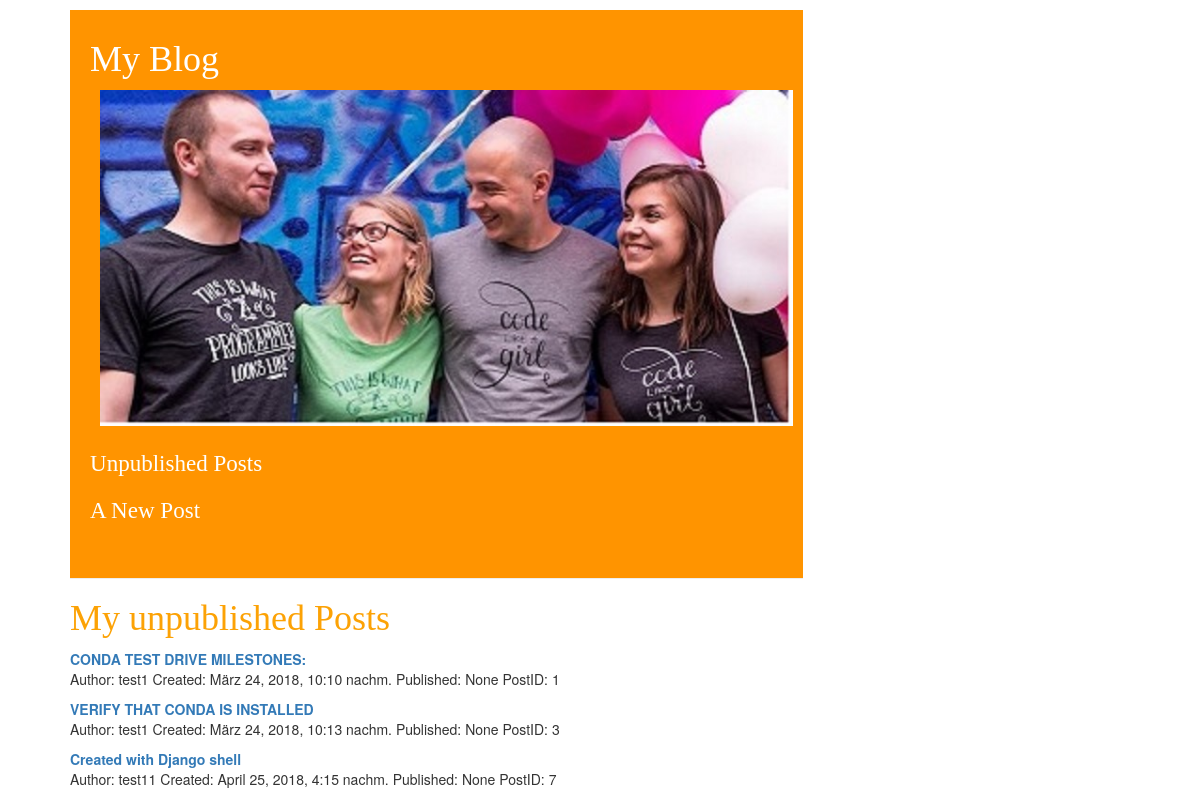
The app's page /drafts/, older data.
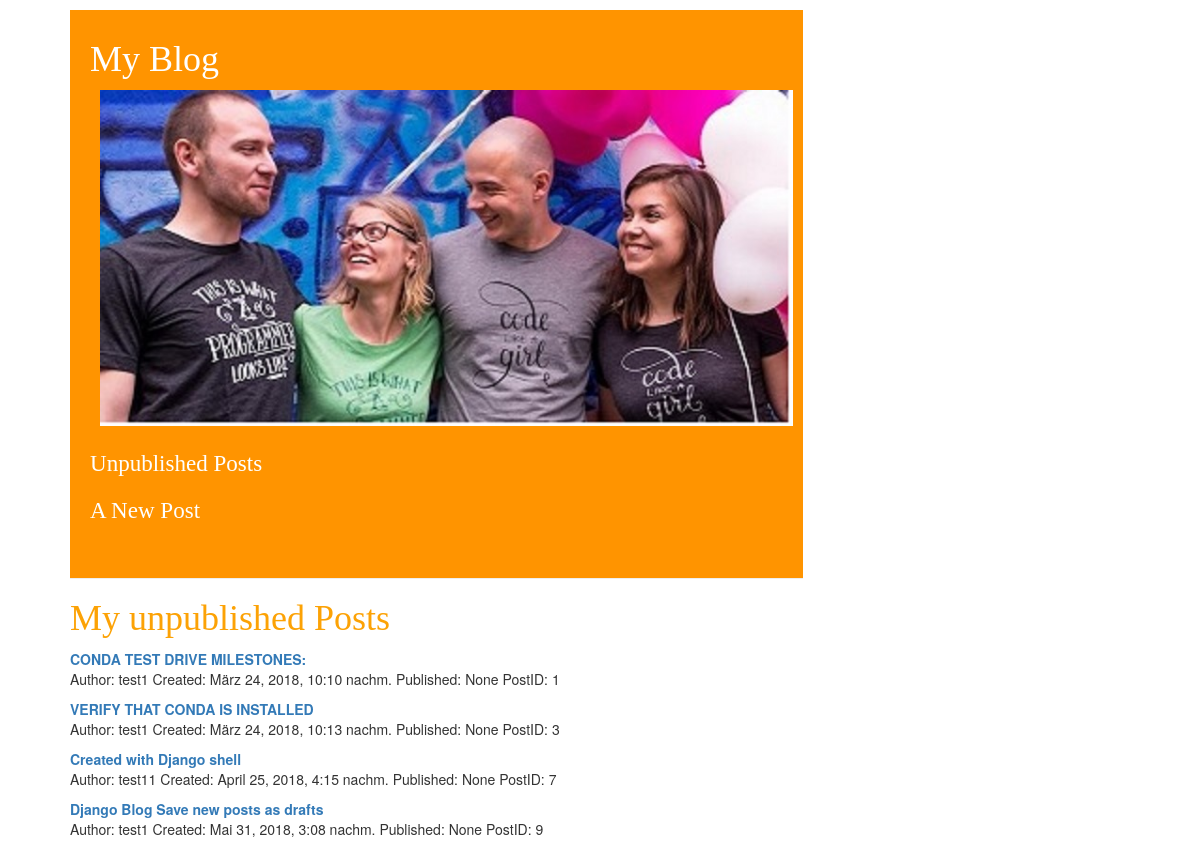
The same page, newer data.
### blog/models.py (models this page shows, shortened)
class Post(models.Model):
    author = models.ForeignKey(Author, on_delete=models.CASCADE)
    title = models.CharField(max_length=500)
    text = models.TextField()
    created_date = models.DateTimeField(
            default=timezone.now)
    published_date = models.DateTimeField(
            blank=True, null=True)

class Author(models.Model):
    full_name = models.CharField(max_length=50)
    def __str__(self):
        return self.full_name   #

### blog/views.py (the view)
# urls.py: url(r'^drafts/$', views.post_draft_list, name='post_draft_list'),
def post_draft_list(request):
    posts = Post.objects.filter(published_date__isnull=True)
    return render(request, 'blog/post_draft_list.html', {'posts': posts})

### blog/templates/blog/post_draft_list.html
{% extends 'blog/base.html' %}
{% block content %}
          <div>
            <h1>
              <a href="/">
                My unpublished Posts
              </a>
            </h1>
          </div>
          <div>
              {% for post in posts %}
                  <div>
                      <a href="{% url 'post_detail' pk=post.pk %}">
                           <b> {{ post.title }} </b>
                      </a>
                      <p> Author: {{ post.author }}
                          Created: {{ post.created_date }}
                          Published: {{ post.published_date }}
                          PostID: {{ post.id }}
                      </p>
                  </div>
              {% endfor %}
          </div>
{% endblock %}

Row changes from the older to the newer data that the page shows:
added Post: title "Django Blog Save new posts as drafts", author "test1", created_date "Mai 31, 2018, 3:08 nachm.", published_date "None", id "9"
